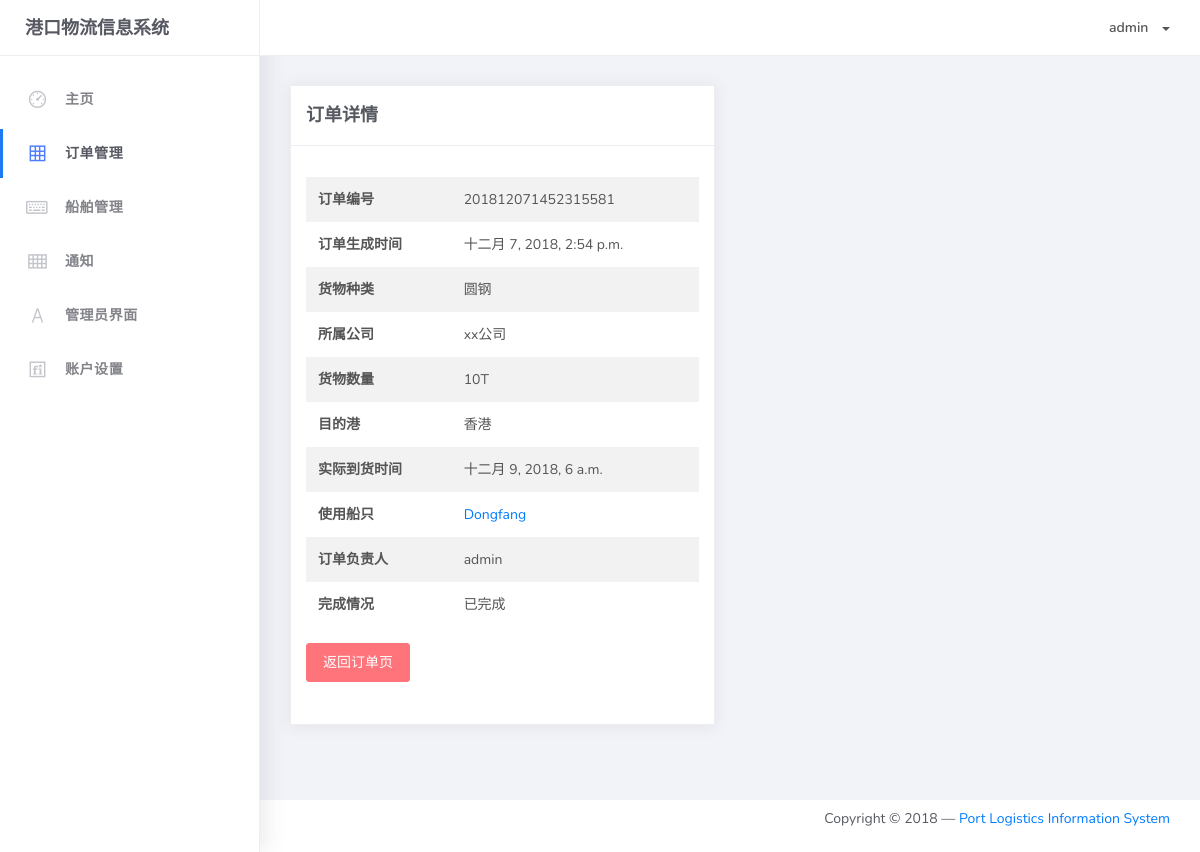
/manage/order/id=201812071452315581 (signed in), run on the app's committed database.
### login/models.py (models this page shows)
class ManagerUser(AbstractUser):
    class Meta(AbstractUser.Meta):
        pass

### shipmanage/models.py (models this page shows, shortened)
class Order(models.Model):
    order_id = models.CharField(primary_key=True, default=orderid_generate(), max_length=18, editable=False)
    goods_name = models.CharField(max_length=50)
    cargo_owner = models.CharField(max_length=50, default=" ")
    goods_amount = models.IntegerField()
    unit = models.CharField(max_length=10, default="KG", choices=(("KG","kilogram"),
                                                                  ("T","Ton"),
                                                                  ))
    create_time = models.DateTimeField(auto_now_add=True, editable=False)
    target_port = models.CharField(max_length=50, default=" ")
    arrive_time = models.DateTimeField(blank=True, null=True)
    ship_use = models.ForeignKey(Ship, on_delete=models.DO_NOTHING)
    manager = models.CharField(max_length=50, default=" ")
    order_status = models.BooleanField(default=False) #False表示订单未完成

class Ship(models.Model):
    ship_id = models.IntegerField(primary_key=True)
    ship_name = models.CharField(max_length=50)
    is_anchored = models.BooleanField(default=True)
    ship_manager = models.CharField(max_length=20)
    ship_capacity = models.IntegerField(default=15)
    ship_owner = models.CharField(max_length=50,default="PLIS")
    url_height = models.PositiveIntegerField(default=75)
    url_width = models.PositiveIntegerField(default=75)
    ship_photo = models.ImageField(upload_to="icons", height_field='url_height', width_field='url_width')
    def __str__(self):
        return "%s" % (self.ship_name)

### shipmanage/views.py (the view)
# urls.py: path('order/id=<int:order_id>', views.order_detail, name="order_detail"),
def order_detail(request, order_id):
    if request.user.is_authenticated:
        if request.POST:
            order = get_object_or_404(Order, order_id=order_id)
            order.order_status = True
            order.arrive_time = timezone.now()
            order.save()
        else:
            order = get_object_or_404(Order, order_id=order_id)
        content = {"order": order}
        return render(request, "order_detail.html", content)
    else:
        return redirect('login')

### login/templates/order_detail.html (shortened to what this page needs)
{% extends 'ordermanage.html' %}
{% block main-panel %}
    <div class="content">
      <div class="container-fluid">
        <div class="row">
          <div class="col-md-6">
            <div class="card">
              <div class="card-header">
                  <div class="card-title">订单详情</div>
              </div>
              <div class="card-body">
                <table class="table table-striped mt-3">
                  <tr>
                    <th scope="col">订单编号</th>
                    <td>{{ order.order_id }}</td>
                  </tr>
                   <tr>
                    <th scope="col">订单生成时间</th>
                    <td>{{ order.create_time }}</td>
                  </tr>
                  <tr>
                    <th scope="col">货物种类</th>
                    <td>{{ order.goods_name }}</td>
                  </tr>
                  <tr>
                    <th scope="col">所属公司</th>
                    <td>{{ order.cargo_owner }}</td>
                  </tr>
                  <tr>
                    <th scope="col">货物数量</th>
                    <td>{{ order.goods_amount }}{{ order.unit }}</td>
                  </tr>
                  <tr>
                    <th scope="col">目的港</th>
                    <td>{{ order.target_port }}</td>
                  </tr>
                  <tr>
                    <th scope="col">实际到货时间</th>
                    <td>{{ order.arrive_time }}</td>
                  </tr>
                    <tr>
                    <th scope="col">使用船只</th>
                    <td><a href="{% url 'ship_detail' order.ship_use.ship_id %}">{{ order.ship_use }}</a></td>
                  </tr>
                  <tr>
                    <th scope="col">订单负责人</th>
                    <td>{{ order.manager }}</td>
                  </tr>
                  <tr>
                    <th scope="col">完成情况</th>
                    <td>
                      {% if order.order_status == False %}
                          未完成
                      {% else %}
                          已完成
                      {% endif %}
                    </td>
                  </tr>
                </table>
                <table class="table table-striped table-striped-bg-default mt-3">
                    <a href="{% url 'order' 1 %}"><button class="btn btn-danger" type="button">返回订单页</button></a>
                </table>
              </div>
            </div>
          </div>
        </div>
      </div>
    </div>
{% endblock %}

### login/templates/index.html (shortened to what this page needs)
{% load staticfiles %}
<!DOCTYPE html>
<html>
<head>
	<link rel="stylesheet" href="{% static 'assets/css/bootstrap.min.css'%}">
	<link rel="stylesheet" href="{% static 'assets/css/ready.css'%}">
	<link rel="stylesheet" href="{% static 'assets/css/demo.css'%}">
</head>
<body>
	<div class="wrapper">
		<div class="main-header">
			<div class="logo-header">
				<a href="index.html" class="logo">
					港口物流信息系统
				</a>
			</div>
			<nav class="navbar navbar-header navbar-expand-lg">
				<div class="container-fluid">
					<ul class="navbar-nav topbar-nav ml-md-auto align-items-center">
						<li class="nav-item dropdown">
							<a class="dropdown-toggle profile-pic" data-toggle="dropdown" href="#" aria-expanded="false"> <span >{{ user.username }}</span> </a>
							</li>
						</ul>
					</div>
				</nav>
			</div>
			<div class="sidebar">
				<div class="scrollbar-inner sidebar-wrapper">
					<ul class="nav">
                    {% block sidebar %}{% endblock %}
					</ul>
				</div>
			</div>
			<div class="main-panel">
                {% block main-panel %}{% endblock %}
				</div>
				<footer class="footer">
					<div class="container-fluid">
						<nav class="pull-left">
							<ul class="nav">
								<li class="nav-item">
									<a class="nav-link" href="#">
									</a>
								</li>
							</ul>
						</nav>
						<div class="copyright ml-auto">
							Copyright © 2018 —  <a href="#">Port Logistics Information System</a>
					    </div>
                    </div>
				</footer>
			</div>
</body>
</html>

### data on the page
ManagerUser: username "admin"
Order: order_id "201812071452315581", create_time "十二月 7, 2018, 2:54 p.m.", goods_name "圆钢", cargo_owner "xx公司", goods_amount "10", unit "T", target_port "香港", arrive_time "十二月 9, 2018, 6 a.m.", ship_use "Dongfang", manager "admin"
